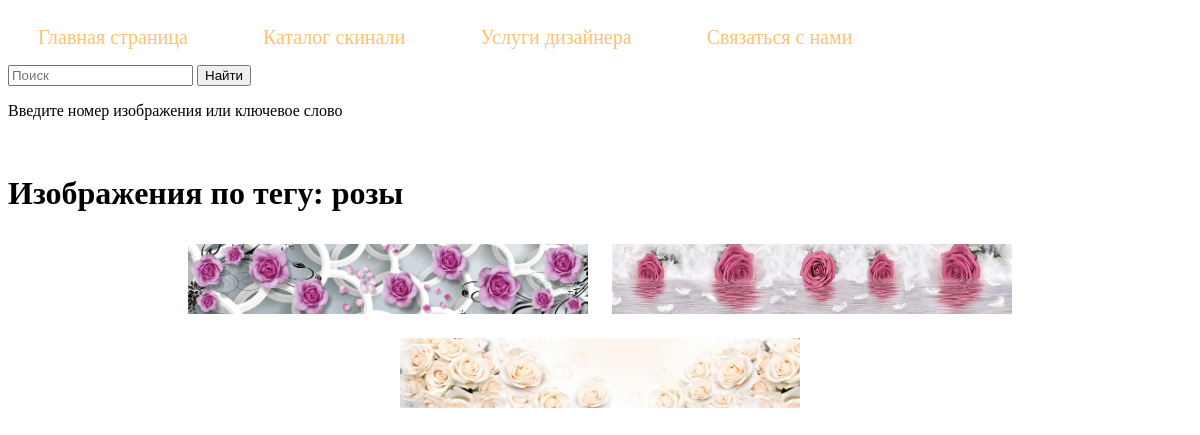
/tag/rozy/, run on the app's committed database.
### pict/models.py (models this page shows, shortened)
class TagPict(models.Model):
    tag = models.CharField(max_length=100, db_index=True, verbose_name='Ключевое слово')
    slug = models.SlugField(max_length=100, db_index=True, unique=True, verbose_name="Slug")
    def __str__(self):
        return self.tag
    class Meta:
        verbose_name = 'Ключевое слово'
        verbose_name_plural = 'Ключевые слова'

class Pict(models.Model):
    name = models.IntegerField(unique=True, db_index=True, verbose_name='Имя файла')
    alt = models.CharField(max_length=250, blank=True, verbose_name='Описание')
    photo = models.ImageField(upload_to="photos/", verbose_name='Изображение')
    time_update = models.DateTimeField(auto_now_add=True, verbose_name='Время добавления')
    cat = models.ManyToManyField(Category, verbose_name="Категории")
    tags = models.ManyToManyField(TagPict, blank=True, related_name="tags", verbose_name="Теги")
    color = models.ManyToManyField(Color, verbose_name="Цвет")
    class Meta:
        verbose_name = 'Изображения'
        verbose_name_plural = 'Изображения'
        ordering = ['-id']

### pict/views.py (the view)
# urls.py: path('tag/<slug:tag_slug>/', PictTag.as_view(), name='tag')
class PictTag(ListView):
    template_name = 'pict/tag.html'
    paginate_by = 6
    def get_context_data(self, *, object_list=None, **kwargs):
        context = super().get_context_data(**kwargs)
        context['title'] = TagPict.objects.get(slug=self.kwargs['tag_slug'])
        context['menu'] = menu
        return context
    def get_queryset(self):
        return Pict.objects.filter(tags__slug=self.kwargs['tag_slug'])

### pict/templates/pict/tag.html (shortened to what this page needs)
{% extends 'pict/base.html' %}
{% block content %}
<h1>Изображения по тегу: {{ title }}</h1>
<div class="container">
  {% for p in page_obj %}
    <div class="item-block">
      <a data-fancybox href="{{p.photo.url}}" data-caption='Номер изображения: "{{ p.name }}"&lt;br /&gt; Краткое описание: "{{ p.alt }}" '>
        <img class="item-photo" src="{{p.photo.url}}" alt="{{ p.alt }}" >
      </a>
    </div>
  {% endfor %}
</div>
{% endblock %}

### pict/static/skinali/css/styles.css (style rules this page uses)
.container { text-align: center; }
.item-block { display: inline-block; margin: 10px; }
.item-photo { width: 400px; height: 70px; }

### pict/static/skinali/css/fancybox.css (style rules this page uses)
:root { --f-spinner-width: 36px;--f-spinner-height: 36px;--f-spinner-color-1: rgba(0, 0, 0, 0.1);--f-spinner-color-2: rgba(17, 24, 28, 0.8);--f-spinner-stroke: 2.75 }
:root { --f-button-width: 40px;--f-button-height: 40px;--f-button-border: 0;--f-button-border-radius: 0;--f-button-color: #374151;--f-button-bg: #f8f8f8;--f-button-hover-bg: #e0e0e0;--f-button-active-bg: #d0d0d0;--f-button-shadow: none;--f-button-transition: all 0.15s ease;--f-button-transform: none;--f-button-svg-width: 20px;--f-button-svg-height: 20px;--f-button-svg-stroke-width: 1.5;--f-button-svg-fill: none;--f-button-svg-filter: none;--f-button-svg-disabled-opacity: 0.65 }

### data on the page
TagPict: tag "розы"
Pict: photo (picture)
Pict: photo (picture)
Pict: photo (picture)

### other printed values
{{ m.title }} "Главная страница" "Каталог скинали" "Услуги дизайнера" "Связаться с нами"
